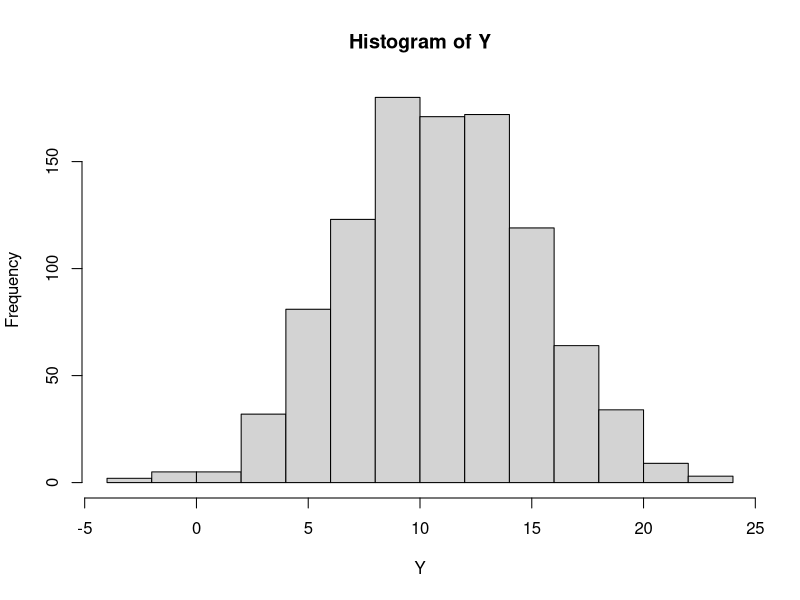
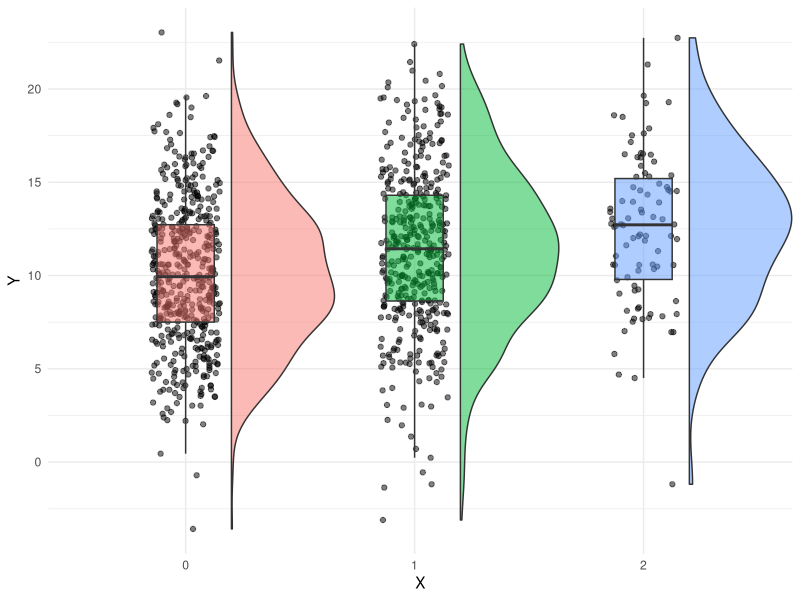
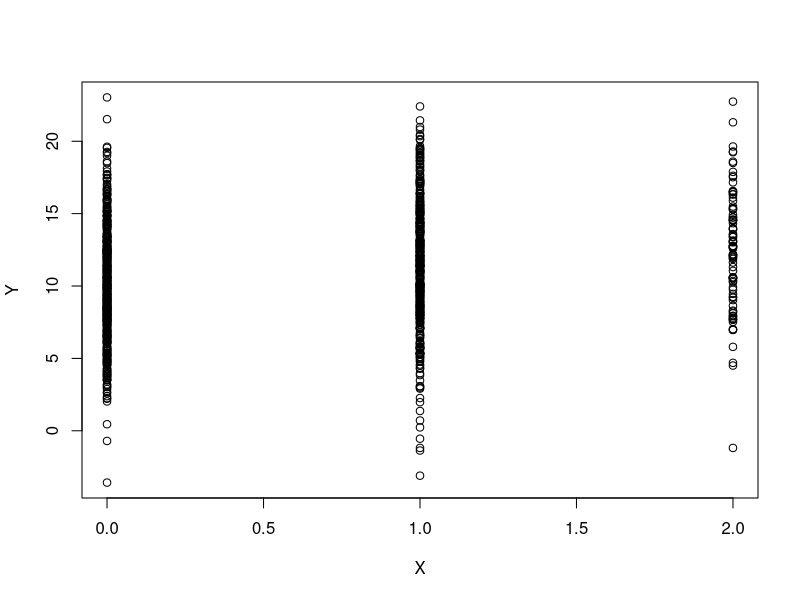

R code for these plots, in order:
## ---- chunk 1
knitr::opts_chunk$set(echo = FALSE)

## Load relevant libraries
library(ggplot2)
library(dplyr)

## Simulate Genetic Data for Linear Regression
### Define Parameters and Simulate Data
### Number of iterations
Iters <- 1

### Define a matrix to store output summary statistics
mat <- matrix(rep(0, 3 * Iters), nrow = Iters, ncol = 3)

### Effect allele frequency
q <- 0.3

### Number of observations
N <- 1000

### Complementary allele frequency
p <- 1 - q

### Effect size for heterozygotes (assume additive model for now)
B1 <- 1.25

### Define allele counts from frequencies based on Hardy-Weinberg Equilibrium (HWE)
### What if we didn't round?
Nrr <- round(p^2 * N)
Nra <- round(2 * p * q * N)
Naa <- N - Nrr - Nra

### Define genotype vectors
Xrr <- rep(0, Nrr)
Xra <- rep(1, Nra)
Xaa <- rep(2, Naa)
X <- c(Xrr, Xra, Xaa)

## Simulate Phenotypes and Perform Linear Regression

for (i in 1:Iters) {
  ### Simulate phenotypes (change lm to glm for binary phenotypes)
  Y <- (B1 * X) + rnorm(N, 10, 4) #note that we apply 'noise' here using arbitrary parameters
  
  ### Fit linear model
  model <- lm(Y ~ X)
  
  ### Extract p-value and effect size. We will play with these in a later demo.
  p <- summary(model)$coefficients[2, 4]
  B <- summary(model)$coefficients[2, 1]
  
  ### Store iteration number, p-value, and effect size
  mat[i, 1] <- i
  mat[i, 2] <- p
  mat[i, 3] <- B
}

### Convert matrix to data frame and name columns
mat <- as.data.frame(mat)
colnames(mat) <- c("iter", "p", "B")
mat

## Summary Statistics and Plots

### Summary of genotype vector counts
table(X)

### Summary of phenotype vector counts
hist(Y)

### Display summary statistics of the last model fit
summary(model)

## The beta coefficient suggests that for each unit increase in the number of effect alleles (e.g., from 0 to 1, or 1 to 2), the expected change in the phenotype is Beta units. This implies a substantial effect size, where the presence of each additional effect allele is associated with an increase in the trait value by Beta units. The p-value indicates that the observed association is highly statistically significant. This means that there is a very low probability that the observed association is due to random chance. Typically, a p-value less than 0.05 is considered statistically significant, so a p-value this small provides strong evidence against the null hypothesis (i.e., no association between the genetic variant and the trait).

## Data Preparation for Plotting
### Prepare the output of a single iteration for plotting the data with style
Df <- as.data.frame(cbind(X, Y))
Df$X <- as.factor(Df$X) # What if we had included this earlier?

### Plotting with style
### Load geom_flat_violin function manually from the classroom github repo
#geom_flat_violin.R
# To do: Source the function from the GitHub URL
#https://gist.github.com/dgrtwo/eb7750e74997891d7c20#file-geom_flat_violin-r

library(ggplot2)
library(dplyr)

"%||%" <- function(a, b) {
  if (!is.null(a)) a else b
}

geom_flat_violin <- function(mapping = NULL, data = NULL, stat = "ydensity",
                        position = "dodge", trim = TRUE, scale = "area",
                        show.legend = NA, inherit.aes = TRUE, ...) {
  layer(
    data = data,
    mapping = mapping,
    stat = stat,
    geom = GeomFlatViolin,
    position = position,
    show.legend = show.legend,
    inherit.aes = inherit.aes,
    params = list(
      trim = trim,
      scale = scale,
      ...
    )
  )
}

###' @rdname ggplot2-ggproto
###' @format NULL
###' @usage NULL
###' @export
GeomFlatViolin <-
  ggproto("GeomFlatViolin", Geom,
          setup_data = function(data, params) {
            data$width <- data$width %||%
              params$width %||% (resolution(data$x, FALSE) * 0.9)
            
            # ymin, ymax, xmin, and xmax define the bounding rectangle for each group
            data %>%
              group_by(group) %>%
              mutate(ymin = min(y),
                     ymax = max(y),
                     xmin = x,
                     xmax = x + width / 2)
          },
          
          draw_group = function(data, panel_scales, coord) {
            # Find the points for the line to go all the way around
            data <- transform(data, xminv = x,
                              xmaxv = x + violinwidth * (xmax - x))
            
            # Make sure it's sorted properly to draw the outline
            newdata <- rbind(plyr::arrange(transform(data, x = xminv), y),
                             plyr::arrange(transform(data, x = xmaxv), -y))
            
            # Close the polygon: set first and last point the same
            # Needed for coord_polar and such
            newdata <- rbind(newdata, newdata[1,])
            
            ggplot2:::ggname("geom_flat_violin", GeomPolygon$draw_panel(newdata, panel_scales, coord))
          },
          
          draw_key = draw_key_polygon,
          
          default_aes = aes(weight = 1, colour = "grey20", fill = "white", linewidth = 0.5,
                            alpha = NA, linetype = "solid"),
          
          required_aes = c("x", "y")
)

geom_flat_violin <- function(mapping = NULL, data = NULL, stat = "ydensity",
                             position = "dodge", trim = TRUE, scale = "area", 
                             show.legend = NA, inherit.aes = TRUE, ...) {
  ggplot2::layer(
    data = data,
    mapping = mapping,
    stat = stat,
    geom = GeomFlatViolin,
    position = position,
    show.legend = show.legend,
    inherit.aes = inherit.aes,
    params = list(trim = trim, scale = scale, ...)
  )
}

mixedPlot <- ggplot(Df, aes(X, Y, fill = X)) +
  geom_flat_violin(alpha = 0.5, position = position_nudge(x = .2, y = 0)) +
  geom_jitter(alpha = 0.5, width = 0.15) +
  geom_boxplot(alpha = 0.5, width = .25, outlier.shape = NA) +
  theme_minimal() +
  theme(legend.position = "none")

### Display the plot
mixedPlot

### Scatter plot of genotypes versus phenotypes
plot(X, Y)
